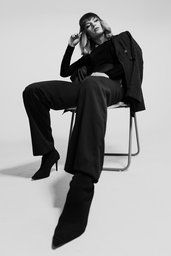
#> input picture Atividade4/resultados_q2/suavizada_gauss.png, 171 x 256 px, shrunk from 4000 x 6000 before the run
$ python questao2_canny_hog.py --input resultados_q2/suavizada_gauss.png --outdir out
#> lines starting #> are read from the running program, lines starting #| are printed output that depends on the picture
import os
import json
import math
import argparse
import numpy as np
from PIL import Image

def ensure_dir(path):
    os.makedirs(path, exist_ok=True)

def load_gray(path):
    return np.array(Image.open(path).convert('L'), dtype=np.float32)

def save_u8(arr, path):
    Image.fromarray(np.clip(arr, 0, 255).astype(np.uint8)).save(path)

def gaussian_kernel(size, sigma):
    ax = np.arange(-size//2+1, size//2+1)
    xx, yy = np.meshgrid(ax, ax)
    kernel = np.exp(-(xx**2 + yy**2) / (2 * sigma**2))
    return kernel / np.sum(kernel)

def convolve(img, kernel):
    kh, kw = kernel.shape
    ph, pw = kh//2, kw//2
    pad = np.pad(img, ((ph, ph), (pw, pw)), mode='reflect')
    out = np.zeros_like(img, dtype=np.float32)
    for i in range(img.shape[0]):
        for j in range(img.shape[1]):
            out[i, j] = np.sum(pad[i:i+kh, j:j+kw] * kernel)
    return out

def sobel_kernels():
    Gx = np.array([[-1,0,1],[-2,0,2],[-1,0,1]], dtype=np.float32)
    Gy = np.array([[-1,-2,-1],[0,0,0],[1,2,1]], dtype=np.float32)
    return Gx, Gy

def gradient_magnitude_orientation(Ix, Iy):
    mag = np.sqrt(Ix**2 + Iy**2)
    orient = np.arctan2(Iy, Ix) * 180 / np.pi
    orient = (orient + 180) % 180
    return mag, orient

def hog_cells(mag, orient, cell_size=8, n_bins=9):
    h, w = mag.shape
    cells_h = h // cell_size
    cells_w = w // cell_size
    hist = np.zeros((cells_h, cells_w, n_bins), dtype=np.float32)
    bin_width = 180.0 / n_bins
    for i in range(cells_h):
        for j in range(cells_w):
            y0 = i * cell_size
            y1 = y0 + cell_size
            x0 = j * cell_size
            x1 = x0 + cell_size
            cell_mag = mag[y0:y1, x0:x1]
            cell_ori = orient[y0:y1, x0:x1]
            for y in range(cell_size):
                for x in range(cell_size):
                    angle = cell_ori[y, x]
                    weight = cell_mag[y, x]
                    if weight == 0:
                        continue
                    bin_idx = int(angle // bin_width)
                    if bin_idx >= n_bins:
                        bin_idx = n_bins - 1
                    hist[i, j, bin_idx] += weight
    return hist

def normalize_hist(hist, eps=1e-5):
    norm = np.sqrt(np.sum(hist**2) + eps**2)
    return hist / norm

def process_image(img_path, outdir, cell_size=8, n_bins=9, gauss_size=5, sigma=1.0):
    img = load_gray(img_path)
    save_u8(img, os.path.join(outdir, 'original.png'))

    kernel = gaussian_kernel(gauss_size, sigma)
    smoothed = convolve(img, kernel)
    save_u8(smoothed, os.path.join(outdir, 'suavizada_gauss.png'))

    Gx, Gy = sobel_kernels()
    Ix = convolve(smoothed, Gx)
    Iy = convolve(smoothed, Gy)
    mag, orient = gradient_magnitude_orientation(Ix, Iy)
    save_u8(mag, os.path.join(outdir, 'magnitude_gradiente.png'))

    mag_vis = (mag / mag.max() * 255).astype(np.uint8)
    save_u8(mag_vis, os.path.join(outdir, 'magnitude_visual.png'))

    hist = hog_cells(mag, orient, cell_size, n_bins)
    hist_norm = normalize_hist(hist.reshape(-1, n_bins))
    hist_norm = hist_norm.reshape(hist.shape)

    vis_hog = np.zeros((mag.shape[0], mag.shape[1]), dtype=np.uint8)
    for i in range(hist.shape[0]):
        for j in range(hist.shape[1]):
            y0 = i * cell_size
            x0 = j * cell_size
            max_val = hist_norm[i, j].max()
            if max_val > 0:
                for b in range(n_bins):
                    ang = b * (180.0 / n_bins) + 90
                    rad = math.radians(ang)
                    length = int(hist_norm[i, j, b] / max_val * cell_size * 0.8)
                    if length < 1:
                        continue
                    cx = x0 + cell_size//2
                    cy = y0 + cell_size//2
                    dx = int(length * math.cos(rad))
                    dy = int(-length * math.sin(rad))
                    for t in range(-1,2):
                        px = cx + dx + t
                        py = cy + dy + t
                        if 0 <= px < mag.shape[1] and 0 <= py < mag.shape[0]:
                            vis_hog[py, px] = 255
    save_u8(vis_hog, os.path.join(outdir, 'hog_visualizacao.png'))

    return {
        'gauss_sigma': sigma,
        'cell_size': cell_size,
        'n_bins': n_bins,
        'histogram_shape': list(hist.shape),
        'hog_features': hist_norm.tolist()
    }

def main():
    parser = argparse.ArgumentParser()
    parser.add_argument('--input', required=True)
    parser.add_argument('--outdir', required=True)
    args = parser.parse_args()

    ensure_dir(args.outdir)
    results = process_image(args.input, args.outdir)
#> after the loop in convolve (call 2), `for i in range(img.shape[0]):`:
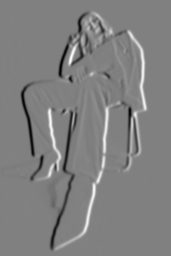
#> out: shape (256, 171) float32; min -585.6, max 574.8, mean 0.2; drawn with min black and max white
#> after the loop in convolve (call 3), `for i in range(img.shape[0]):`:
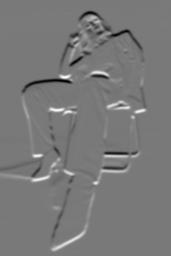
#> out: shape (256, 171) float32; min -527.3, max 579.2, mean 0.3; drawn with min black and max white
#> in gradient_magnitude_orientation, `mag = np.sqrt(Ix**2 + Iy**2)`:
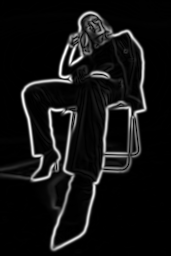
#> mag: shape (256, 171) float32; min 0, max 588.6, mean 44.6; drawn with min black and max white
#> in gradient_magnitude_orientation, `orient = np.arctan2(Iy, Ix) * 180 / np.pi`:
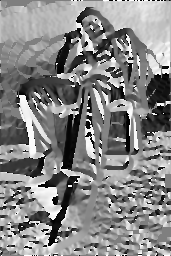
#> orient: shape (256, 171) float32; min -180, max 180, mean 10.2; drawn with min black and max white
#> in gradient_magnitude_orientation, `orient = (orient + 180) % 180`:
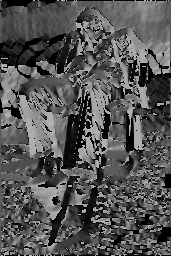
#> orient: shape (256, 171) float32; min 0, max 180, mean 84.8
#> call 3 of save_u8, with path = 'out/magnitude_gradiente.png'
#> in save_u8 (call 3), `Image.fromarray(np.clip(arr, 0, 255).astype(np.uint8)).save(path)`:
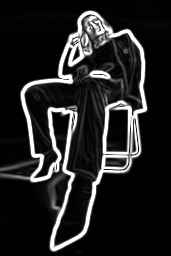
#> saved as magnitude_gradiente.png: PIL image 171x256 L; min 0, max 255, mean 35.3
#> in normalize_hist, `norm = np.sqrt(np.sum(hist**2) + eps**2)`: norm = 102895.3
#> after the loop in process_image, `for i in range(hist.shape[0]):`:
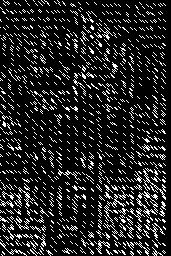
#> vis_hog: shape (256, 171); 14% white in thin lines or dots
#> results = 5 items

    json_path = os.path.join(args.outdir, 'resultados_q2.json')
    with open(json_path, 'w') as f:
        json.dump(results, f, indent=2)

if __name__ == '__main__':
    main()
